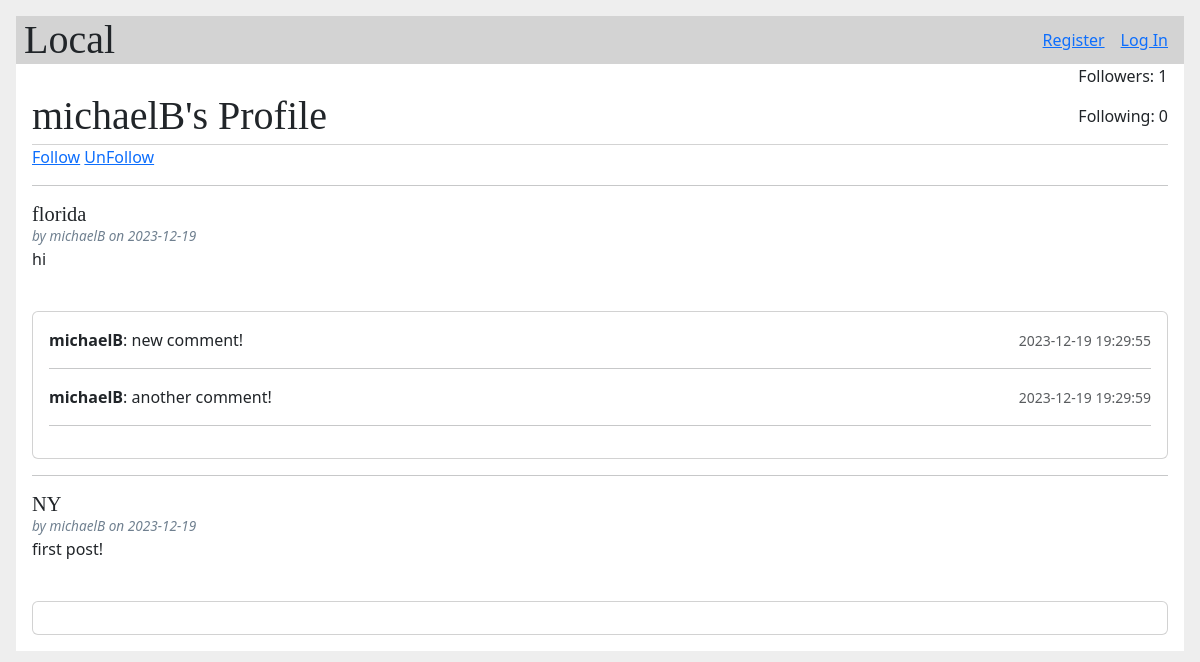
Page /user/michaelB on the committed database.
### tables this page shows
CREATE TABLE user (
  id INTEGER PRIMARY KEY AUTOINCREMENT,
  email TEXT UNIQUE NOT NULL,
  username TEXT UNIQUE NOT NULL,
  password TEXT NOT NULL,
  first_name TEXT NOT NULL,
  last_name TEXT NOT NULL,
  Location TEXT
);

CREATE TABLE post (
  id INTEGER PRIMARY KEY AUTOINCREMENT,
  author_id INTEGER NOT NULL,
  created TIMESTAMP NOT NULL DEFAULT CURRENT_TIMESTAMP,
  destination TEXT NOT NULL,
  body TEXT NOT NULL,
  FOREIGN KEY (author_id) REFERENCES user (id)
);

CREATE TABLE comment (
  id INTEGER PRIMARY KEY AUTOINCREMENT,
  author_id INTEGER NOT NULL,
  post_id INTEGER NOT NULL,
  created TIMESTAMP NOT NULL DEFAULT CURRENT_TIMESTAMP,
  body TEXT NOT NULL,
  FOREIGN KEY (author_id) REFERENCES user (id) ON DELETE CASCADE,
  FOREIGN KEY (post_id) REFERENCES post (id) ON DELETE CASCADE
);

### flaskr/blog.py (the view)
@bp.route('/user/<username>', methods = ['GET','POST'])
def user(username):
   db = get_db()
   user = db.execute('SELECT * FROM user WHERE username = ?', (username,)).fetchone()
   if user is None:
      flash("username not found")
   posts = db.execute('SELECT p.id, destination, body, created, author_id, username'
        ' FROM post p JOIN user u ON p.author_id = u.id'
        ' WHERE u.id = ?'
        ' ORDER BY created DESC',
        (user['id'],)
    ).fetchall()
   comments = {}
   for post in posts:
      post_id = post['id']
      post_comments = db.execute(
         'SELECT c.id, body, username, created, author_id '
          'FROM comment c JOIN user u ON c.author_id = u.id '
          'WHERE c.post_id = ?',
          (post_id,)
      ).fetchall()
      comments[post_id] = post_comments
   follower_count = db.execute('SELECT COUNT(*) FROM followers WHERE following_id = ?', (user['id'],)).fetchone()[0]
   following_count = db.execute('SELECT COUNT(*) FROM followers WHERE follower_id = ?', (user['id'],)).fetchone()[0]
   return render_template('blog/user.html', posts=posts, comments=comments, user=user, follower_count=follower_count, following_count = following_count)

### flaskr/auth.py (called while the page is built)
@bp.before_app_request
def load_logged_in_user():
   user_id = session.get('user_id')
   if user_id is None:
      g.user = None
   else:
      g.user = get_db().execute(
         'SELECT * FROM user WHERE id = ?', (user_id,)
      ).fetchone()

### flaskr/db.py (called while the page is built)
def get_db():
    if 'db' not in g:
        g.db = sqlite3.connect(
            current_app.config['DATABASE'],
            detect_types=sqlite3.PARSE_DECLTYPES
        )
        g.db.row_factory = sqlite3.Row
    return g.db

### flaskr/templates/blog/user.html (shortened to what this page needs)
{% extends 'base.html' %}
{% block header %}
  <h1>{% block title %} {{ user['username'] }}'s Profile{% endblock %}</h1>
  <div>
    <p> Followers: {{follower_count}} </p> <p> Following: {{following_count}} </p>
  </div>
{% endblock %}
    {% block content %}
    <a href="{{ url_for('blog.follow', username= user['username']) }}">Follow</a>
    <a href="{{ url_for('blog.unfollow', username=user['username']) }}">UnFollow</a> <hr>
    {% for post in posts %}
      <article class="post">
        <header>
          <div>
            <h1>{{ post['destination'] }}</h1>
            <div class="about">by {{ post['username'] }} on {{ post['created'].strftime('%Y-%m-%d') }}</div>
          </div>
        </header>
        <p class="body">{{ post['body'] }}</p>
        <br />
        <div class="card" id="comments-{{ post['id'] }}">
          <div class="card-body" id="comments-expanded-{{ post['id'] }}">
            {% if comments[post['id']] %}
              {% for comment in comments[post['id']] %}
                <div class="d-flex justify-content-between align-items-center">
                  <div>
                    <b>{{ comment.username }}</b>: {{ comment.body }}
                  </div>
                  <div>
                    <small class="text-muted">{{ comment.created }}</small>
                  </div>
                </div>
                <hr>
              {% endfor %}
            {% endif %}
          </div>
        </div>
      </article>
      {% if not loop.last %}
        <hr>
      {% endif %}
    {% endfor %}
  {% endblock %}

### flaskr/templates/base.html (shortened to what this page needs)
<!doctype html>
<html>
  <head>
    <link rel="stylesheet" href="{{ url_for('static', filename='css/styles.css') }}">
    <link rel="stylesheet" href="https://cdn.jsdelivr.net/npm/bootstrap@5.3.0/dist/css/bootstrap.min.css">
  </head>
  <nav>
      <h1>Local</h1>
      <ul>
        {% if g.user %}
          <li><span>{{ g.user['username'] }}</span>
          {% block top %}{% endblock %}
          <li><a href="{{ url_for('auth.logout') }}">Log Out</a>
        {% else %}
          <li><a href="{{ url_for('auth.register') }}">Register</a>
          <li><a href="{{ url_for('auth.login') }}">Log In</a>
        {% endif %}
      </ul>
    </nav>
    <section class="content">
      <header>
        {% block header %}{% endblock %}
      </header>
      {% block content %}{% endblock %}
  </section>
</html>

### flaskr/static/css/styles.css (style rules this page uses)
html { font-family: sans-serif; background: #eee; padding: 1rem; }
h1, h2, h3, h4, h5, h6 { font-family: serif; color: #377ba8; margin: 1rem 0; }
a { color: #377ba8; }
hr { border: none; border-top: 1px solid lightgray; }
nav { background: lightgray; display: flex; align-items: center; padding: 0 0.5rem; }
nav h1 { flex: auto; margin: 0; }
nav ul { display: flex; list-style: none; margin: 0; padding: 0; }
nav ul li a, nav ul li span, header .action { display: block; padding: 0.5rem; }
.content { padding: 0 1rem 1rem; }
.content > header { border-bottom: 1px solid lightgray; display: flex; align-items: flex-end; }
.content > header h1 { flex: auto; margin: 1rem 0 0.25rem 0; }
.post > header { display: flex; align-items: flex-end; font-size: 0.85em; }
.post > header > div:first-of-type { flex: auto; }
.post > header h1 { font-size: 1.5em; margin-bottom: 0; }
.post .about { color: slategray; font-style: italic; }
.post .body { white-space: pre-line; }
.content:last-child { margin-bottom: 0; }

### rows in the picture
user: username "michaelB"
post: destination "florida", username "michaelB", created "2023-12-19", body "hi"
comment: username "michaelB", body "new comment!", created "2023-12-19 19:29:55"
comment: username "michaelB", body "another comment!", created "2023-12-19 19:29:59"
post: destination "NY", username "michaelB", created "2023-12-19", body "first post!"

### other values in the picture
{{ follower_count }} "1"
{{ following_count }} "0"
